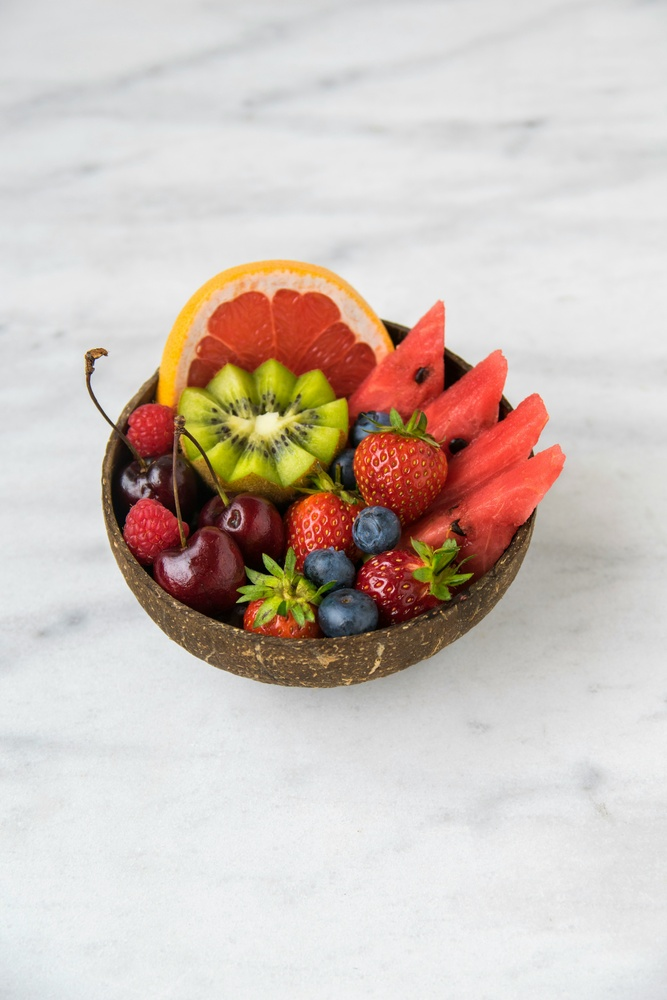
#> input picture pxfuel.jpg, 667 x 1000 px, shrunk from 4000 x 6000 before the run
$ python histogram.py
#> lines starting #> are read from the running program, lines starting #| are printed output that depends on the picture
#> further down, img is the input picture: shape (1000, 667, 3); mean B, G, R 187.1, 194.2, 206.8
"""
Modul Histogram Analysis
Input  : numpy array BGR (dari cv2.imread)
Return : dict berisi data histogram dan statistik
"""

import cv2
import numpy as np


# ──────────────────────────────────────────────────────────────────────────────
# HELPER
# ──────────────────────────────────────────────────────────────────────────────

def _compute_histogram(image):
    """
    Hitung histogram dan statistik dari sebuah gambar BGR.
    Return dict: R, G, B, L (array 256), mean, std, min, max.
    """
    b_hist = cv2.calcHist([image], [0], None, [256], [0, 256]).flatten().tolist()
#> b_hist = 256 values, max 24531 at index 232, min 0 at index 250, mean 2605.5
    g_hist = cv2.calcHist([image], [1], None, [256], [0, 256]).flatten().tolist()
#> g_hist = 256 values, max 24374 at index 232, min 0 at index 249, mean 2605.5
    r_hist = cv2.calcHist([image], [2], None, [256], [0, 256]).flatten().tolist()
#> r_hist = 256 values, max 27981 at index 232, min 30 at index 1, mean 2605.5

    gray   = cv2.cvtColor(image, cv2.COLOR_BGR2GRAY)
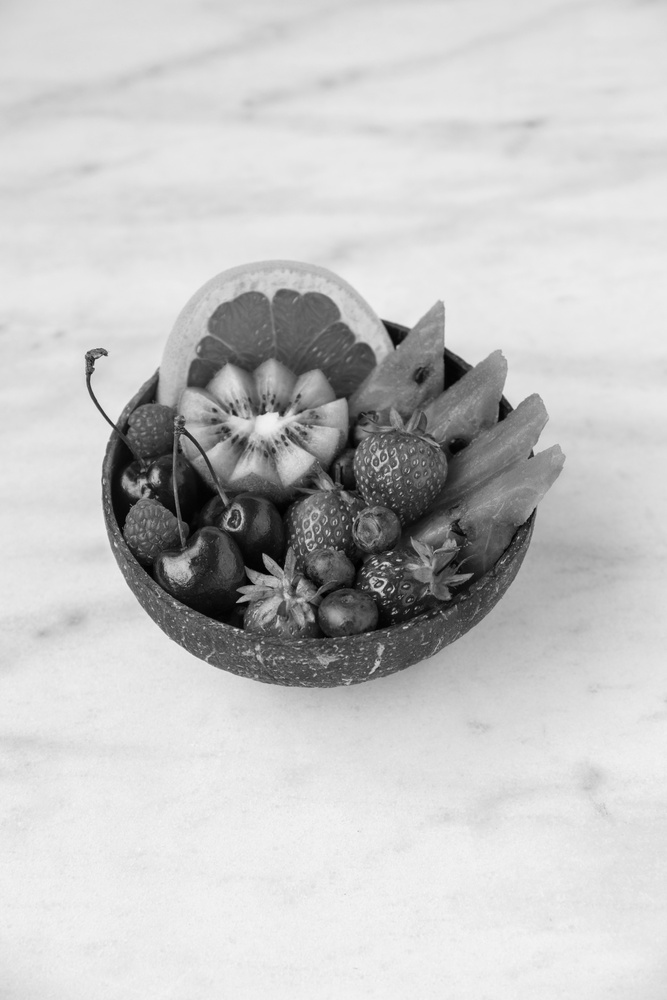
#> gray: shape (1000, 667); min 0, max 247, mean 197.2
    l_hist = cv2.calcHist([gray], [0], None, [256], [0, 256]).flatten().tolist()
#> l_hist = 256 values, max 25392 at index 232, min 0 at index 248, mean 2605.5

    pixels = gray.flatten().astype(np.float64)

    return {
        "R":    r_hist,
        "G":    g_hist,
        "B":    b_hist,
        "L":    l_hist,
        "mean": round(float(np.mean(pixels)), 4),
        "std":  round(float(np.std(pixels)),  4),
        "min":  int(np.min(pixels)),
        "max":  int(np.max(pixels)),
    }


# ──────────────────────────────────────────────────────────────────────────────
# FUNCTIONS
# ──────────────────────────────────────────────────────────────────────────────

def analyze(image):
    """
    Menghitung histogram distribusi piksel untuk satu gambar.
    - image  : numpy array BGR
    - return : dict dengan field R, G, B, L (array 256), mean, std, min, max
    """
    return _compute_histogram(image)


def compare(image_before, image_after):
    """
    Membandingkan histogram dua gambar (before dan after).
    - image_before : numpy array BGR, gambar sebelum operasi
    - image_after  : numpy array BGR, gambar sesudah operasi
    - return       : dict dengan field "before" dan "after"
                     (masing-masing struktur sama seperti analyze)
    """
    return {
        "before": _compute_histogram(image_before),
        "after":  _compute_histogram(image_after),
    }


# ──────────────────────────────────────────────────────────────────────────────
# TEST
# ──────────────────────────────────────────────────────────────────────────────

if __name__ == "__main__":
    import json
    import os
    os.makedirs("histogram", exist_ok=True)

    img        = cv2.imread("pxfuel.jpg")       # gambar asli
    img_bright = cv2.imread("pxfuel.jpg") # gambar sudah diproses (contoh)

    # Test analyze
    result_analyze = analyze(img)
#> result_analyze = 8 items
    print("=== ANALYZE ===")
    print(f"  mean : {result_analyze['mean']}")
#|   mean : 197.1556
    print(f"  std  : {result_analyze['std']}")
#|   std  : 57.5292
    print(f"  min  : {result_analyze['min']}")
#|   min  : 0
    print(f"  max  : {result_analyze['max']}")
#|   max  : 247
    print(f"  R[0] : {result_analyze['R'][0]}")   # frekuensi piksel nilai 0 channel R
#|   R[0] : 53.0

    with open(os.path.join("histogram", "out_analyze.json"), "w") as f:
        json.dump(result_analyze, f, indent=4)
    print("Hasil analyze tersimpan ke histogram/out_analyze.json")

    # Test compare
    result_compare = compare(img, img_bright)
#> result_compare = 2 items
    print("\n=== COMPARE ===")
    print(f"  before mean : {result_compare['before']['mean']}")
#|   before mean : 197.1556
    print(f"  after  mean : {result_compare['after']['mean']}")
#|   after  mean : 197.1556

    with open(os.path.join("histogram", "out_compare.json"), "w") as f:
        json.dump(result_compare, f, indent=4)
    print("Hasil compare tersimpan ke histogram/out_compare.json")
